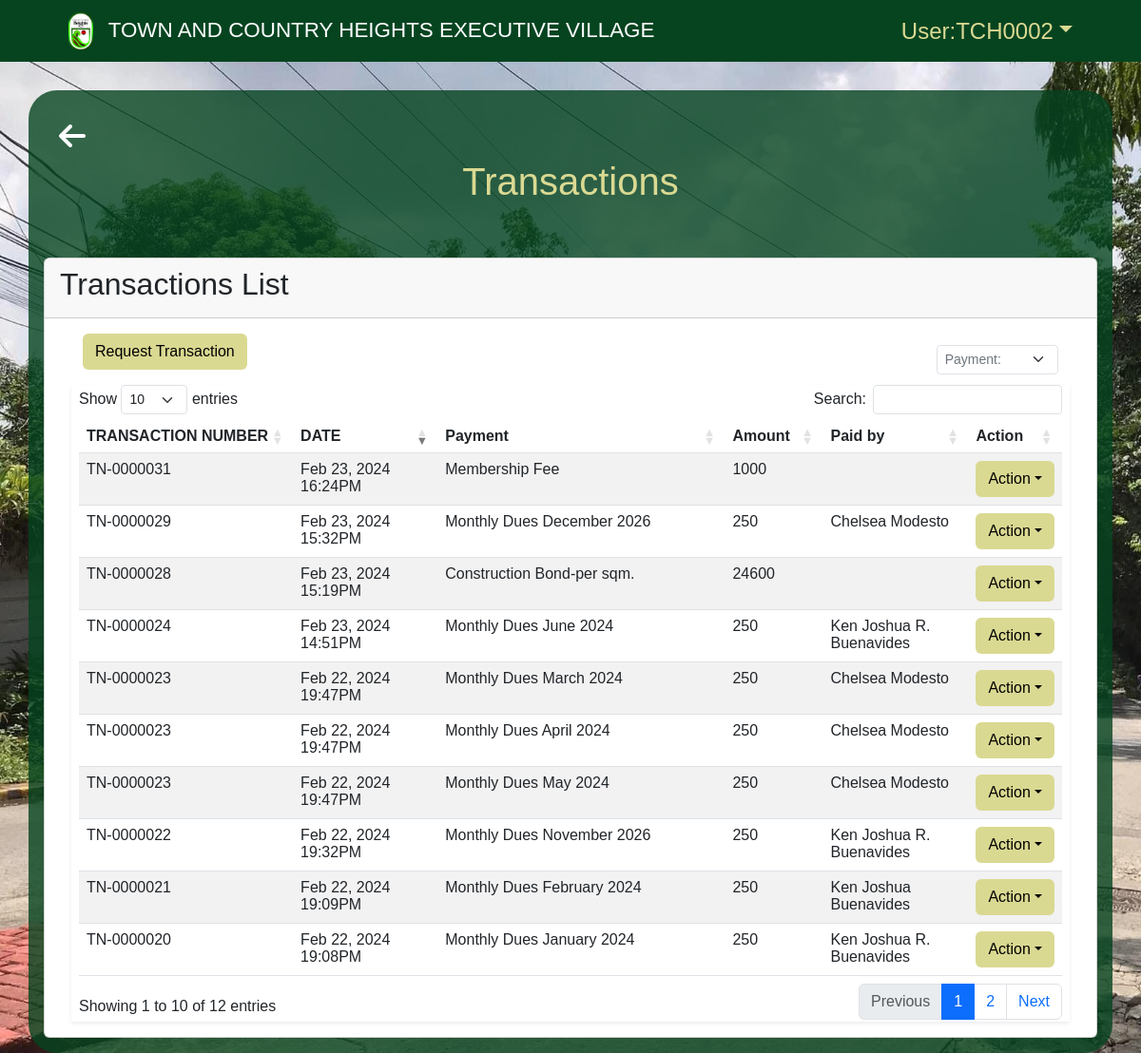
The app's page /user/transactions.php (signed in) with its own data.
### tables this page shows
CREATE TABLE `payments_list` (
  `id` int(100) NOT NULL,
  `transaction_number` varchar(250) NOT NULL,
  `homeowners_id` int(100) NOT NULL,
  `property_id` int(100) NOT NULL,
  `collection_id` int(255) NOT NULL,
  `collection_fee_id` int(100) NOT NULL,
  `date_created` datetime NOT NULL,
  `paid` varchar(100) NOT NULL,
  `balance` varchar(100) NOT NULL,
  `remarks` varchar(255) NOT NULL,
  `paid_by` varchar(255) NOT NULL,
  `admin` varchar(255) NOT NULL,
  `archive` varchar(255) DEFAULT 'ACTIVE'
);

CREATE TABLE `collection_fee` (
  `id` int(11) NOT NULL,
  `collection_fee_number` varchar(255) NOT NULL,
  `category` varchar(100) NOT NULL,
  `description` varchar(100) NOT NULL,
  `fee` varchar(100) NOT NULL,
  `date_created` datetime NOT NULL,
  `status` varchar(100) NOT NULL DEFAULT 'ACTIVE'
);

CREATE TABLE `collection_list` (
  `id` int(255) NOT NULL,
  `property_id` int(200) NOT NULL,
  `owners_id` int(255) NOT NULL,
  `collection_fee_id` int(250) NOT NULL,
  `date_created` datetime NOT NULL,
  `balance` varchar(200) NOT NULL,
  `date_paid` datetime NOT NULL,
  `status` varchar(200) NOT NULL,
  `month` varchar(200) NOT NULL,
  `month_int` varchar(100) NOT NULL,
  `year` varchar(200) NOT NULL,
  `email_status` varchar(100) NOT NULL DEFAULT 'NOT SENT',
  `archive` varchar(255) NOT NULL DEFAULT 'ACTIVE'
);

CREATE TABLE `construction_payment` (
  `id` int(255) NOT NULL,
  `transaction_number` varchar(255) NOT NULL,
  `property_id` int(255) NOT NULL,
  `collection_fee_id` int(255) NOT NULL,
  `paid` int(255) NOT NULL,
  `date_created` datetime NOT NULL,
  `delivery_date` datetime NOT NULL,
  `paid_by` varchar(255) NOT NULL,
  `refund` varchar(255) NOT NULL,
  `admin` varchar(255) NOT NULL,
  `archive` varchar(255) NOT NULL DEFAULT 'ACTIVE'
);

### user/transactions.php (the view, shortened to what this page needs)
<?php
require_once "../user-panel/user-nav.php";
require_once "../includes/user_header_transactions.php";
$server = new Server();
?>
<main>
  <div class="backbtn-title d-flex flex-column">
    <div class="col-12 back-button">
      <a href="home.php" class="d-flex justify-content-start">
        <i class="fa-solid fa-arrow-left" style="color: #ffffff;"></i>
      </a>
    </div>
    <div class="row d-flex mt-2 mb-5 justify-content-center">
      <div class="col col-xl-12 option-title">
        <h1>Transactions</h1>
      </div>
    </div>
  </div>
  <div class="card">
    <div class="card-header">
      <h2>Transactions List</h2>
    </div>
    <div class="card-body">
      <div class="container-fluid">
        <section class="main-content">
          <div class="row">
            <div class="col-xs-12">
              <div class="box">
                <div class="header-box container-fluid d-flex align-items-center">
                  <div class="col d-flex justify-content-start">
                    <div class="request-transaction mb-3">
                      <?php include "../user-panel/profile_request_transaction.php" ?>
                      <button type="button" class="btn d-flex justify-content-end" data-toggle="modal" data-target="#request_transaction">
                        Request Transaction
                      </button>
                    </div>
                  </div>
                  <div class="col d-flex justify-content-end">
                    <div class="col-3">
                      <select name="filter_payment" id="filter_payment" class="form-select form-select-sm text-secondary">
                        <option value="">Payment:</option>
                      </select>
                    </div>
                  </div>
                </div>
                <div class="body-box shadow-sm">
                  <div class="table-responsive mx-2">
                    <table id="transactionTable" class="table table-striped" style="width:100%">
                      <thead>
                        <tr>
                          <th scope="col" width="5%">TRANSACTION NUMBER</th>
                          <th scope="col" width="15%">DATE</th>
                          <th scope="col" width="30%">Payment</th>
                          <th scope="col" width="10%">Amount</th>
                          <th scope="col" width="15%">Paid by</th>
                          <th scope="col" width="5%">Action</th>
                        </tr>
                      </thead>
                      <tbody class="">
                        <?php
                        $id = $_SESSION["user_id"];
                        $query =  "SELECT
                payments_list.id as payment_id,
                payments_list.transaction_number as payment_transaction_number,
                payments_list.homeowners_id,
                payments_list.property_id,
                payments_list.collection_id,
                payments_list.collection_fee_id,
                payments_list.date_created as date_created,
                payments_list.paid,
                payments_list.paid_by as paid_by_pl,
                homeowners_users.id,
                homeowners_users.account_number,
                property_list.id,
                collection_list.id,
                collection_list.property_id,
                collection_list.collection_fee_id,
                collection_list.month,
                collection_list.year,
                collection_list.balance,
                collection_list.status,
                collection_fee.id,
                collection_fee.category,
                collection_fee.fee
                FROM payments_list
                INNER JOIN homeowners_users ON payments_list.homeowners_id = homeowners_users.id
                LEFT JOIN property_list ON payments_list.property_id = property_list.id
                LEFT JOIN collection_list ON payments_list.collection_id = collection_list.id
                INNER JOIN collection_fee ON payments_list.collection_fee_id = collection_fee.id
                WHERE payments_list.homeowners_id = :user_id
                ORDER BY date_created DESC;";
                        $data = ["user_id" => $id];
                        $connection = $server->openConn();
                        $stmt = $connection->prepare($query);
                        $stmt->execute($data);
                        if ($stmt->rowCount() > 0) {
                          while ($result = $stmt->fetch()) {
                            $transaction_number = $result["payment_transaction_number"];
                            $collection_fee_id = $result["category"];
                            $date_created = date("M j, Y H:iA", strtotime($result["date_created"]));
                            $month = $result["month"];
                            $year = $result["year"];
                            $monthyear = "{$month} {$year}";
                            $paid = $result['paid'];
                            $paid_by_pl = $result['paid_by_pl'];
                        ?>
                            <tr>
                              <td><?= $transaction_number ?></td>
                              <td><?= $date_created ?></td>
                              <td><?= $collection_fee_id;
                                  if (isset($monthyear)) {
                                    echo " " . $monthyear;
                                  }
                                  ?></td>
                              <td><?= $paid ?></td>
                              <td><?= $paid_by_pl ?></td>
                              <td>
                                <div class="dropdown">
                                  <a href="#" class="dropdown-toggle btn" data-bs-toggle="dropdown">Action</a>
                                </div>
                              </td>
                            </tr>
                        <?php
                          }
                        }
                        ?>
                        <?php
                        $ACTIVE = "ACTIVE";
                        $query1 = "SELECT
                              property_list.id as property_id,
                              property_list.blk as property_blk,
                              property_list.lot as property_lot,
                              property_list.phase as property_phase,
                              property_list.street as property_street,
                              collection_fee.id as collection_id,
                              collection_fee.collection_fee_number,
                              collection_fee.category,
                              collection_fee.description,
                              construction_payment.id as construction_payment_id,
                              construction_payment.paid as amount,
                              construction_payment.date_created as payment_date,
                              construction_payment.delivery_date,
                              construction_payment.paid_by as paid_by_cp,
                              construction_payment.transaction_number as construction_tn_number,
                              construction_payment.refund
                              FROM construction_payment
                              INNER JOIN property_list ON construction_payment.property_id = property_list.id
                              INNER JOIN collection_fee ON construction_payment.collection_fee_id = collection_fee.id
                              WHERE construction_payment.archive = :ACTIVE
                              ";
                        $data1 = ["ACTIVE" => $ACTIVE];
                        $connection1 = $server->openConn();
                        $stmt1 = $connection1->prepare($query1);
                        $stmt1->execute($data1);
                        if ($stmt1->rowCount() > 0) {
                          while ($result1 = $stmt1->fetch()) {
                            $payment_date = date("M j, Y H:iA", strtotime($result1['payment_date']));
                            $paid_by_cp = $result1['paid_by_cp'];
                            if ($result1['description']) {
                              $payment = $result1['category'] . "-" . $result1['description'];
                            } else {
                              $payment = $result1['category'];
                            }
                            $amount = $result1['amount'];
                            $transaction_number_cp = $result1['construction_tn_number'];
                        ?>
                            <tr>
                              <td><?= $transaction_number_cp ?></td>
                              <td><?= $payment_date ?></td>
                              <td><?= $payment ?></td>
                              <td><?= $amount ?></td>
                              <td><?= $paid_by_cp ?></td>
                              <td>
                                <div class="dropdown">
                                  <a href="#" class="dropdown-toggle btn" data-bs-toggle="dropdown">Action</a>
                                </div>
                              </td>
                            </tr>
                        <?php
                          }
                        }
                        ?>
                      </tbody>
                    </table>
                  </div>
                </div>
              </div>
            </div>
          </div>
        </section>
      </div>
    </div>
  </div>
</main>
</body>
<?php
require "../includes/footer.php";
?>

### styles/user-home.css (style rules this page uses)
body { min-height: 100vh; width: 100%; background-image: url("../img/town_and_country_heights.jpg"); background-size: cover; background-repeat: no-repeat; background-attachment: fixed; }
main { min-height: 60vh; width: 95%; padding: 1rem; margin-top: 30px; margin-right: auto; margin-left: auto; margin-bottom: auto; border-radius: 30px; background-color: rgba(6, 68, 32, 0.8); color: white; font-family: 'Poppins', sans-serif; }

### styles/backbutton.css (style rules this page uses)
.back-button a { text-decoration: none; color: white; font-size: 32px; margin-left: 1rem; margin-top: 1rem; }
.backbtn-title { display: flex; justify-content: center; align-items: center; min-height: 80px; }
.option-title { color: #DAD992; }

### styles/transactions.css (style rules this page uses)
.btn { background-color: #DAD992; color: black; }
thead { background-color: aqua; }
table th { text-overflow: ellipsis; white-space: nowrap; }
thead tr { font-weight: 500; color: #999999; }

### records on screen
payments_list: transaction_number "TN-0000031", date_created "Feb 23, 2024 16:24PM", collection_fee.category "Membership Fee", paid "1000"
payments_list: transaction_number "TN-0000029", date_created "Feb 23, 2024 15:32PM", collection_fee.category "Monthly Dues", collection_list.month+year "December 2026", paid "250", paid_by "Chelsea Modesto"
payments_list: transaction_number "TN-0000024", date_created "Feb 23, 2024 14:51PM", collection_fee.category "Monthly Dues", collection_list.month+year "June 2024", paid "250", paid_by "Ken Joshua R. Buenavides"
payments_list: transaction_number "TN-0000023", date_created "Feb 22, 2024 19:47PM", collection_fee.category "Monthly Dues", collection_list.month+year "March 2024", paid "250", paid_by "Chelsea Modesto"
payments_list: transaction_number "TN-0000023", date_created "Feb 22, 2024 19:47PM", collection_fee.category "Monthly Dues", collection_list.month+year "April 2024", paid "250", paid_by "Chelsea Modesto"
payments_list: transaction_number "TN-0000023", date_created "Feb 22, 2024 19:47PM", collection_fee.category "Monthly Dues", collection_list.month+year "May 2024", paid "250", paid_by "Chelsea Modesto"
payments_list: transaction_number "TN-0000022", date_created "Feb 22, 2024 19:32PM", collection_fee.category "Monthly Dues", collection_list.month+year "November 2026", paid "250", paid_by "Ken Joshua R. Buenavides"
payments_list: transaction_number "TN-0000021", date_created "Feb 22, 2024 19:09PM", collection_fee.category "Monthly Dues", collection_list.month+year "February 2024", paid "250", paid_by "Ken Joshua Buenavides"
payments_list: transaction_number "TN-0000020", date_created "Feb 22, 2024 19:08PM", collection_fee.category "Monthly Dues", collection_list.month+year "January 2024", paid "250", paid_by "Ken Joshua R. Buenavides"
construction_payment: transaction_number "TN-0000028", date_created "Feb 23, 2024 15:19PM", collection_fee.description "Construction Bond-per sqm.", paid "24600"

### other values on screen
$_SESSION["username"] "TCH0002"
